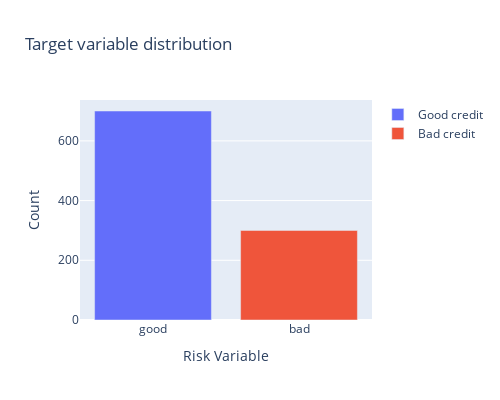

Notebook code for this chart:
### Code cell
trace0 = go.Bar(
                x = df_credit[df_credit["Risk"]== 'good']["Risk"].value_counts().index.values,
                y = df_credit[df_credit["Risk"]== 'good']["Risk"].value_counts().values,
                name='Good credit'
                )

trace1 = go.Bar(
                x = df_credit[df_credit["Risk"]== 'bad']["Risk"].value_counts().index.values,
                y = df_credit[df_credit["Risk"]== 'bad']["Risk"].value_counts().values,
                name='Bad credit'
                )

data = [trace0, trace1]

layout = go.Layout(yaxis=dict(title='Count'),
                   xaxis=dict(title='Risk Variable'),
                   title='Target variable distribution',
                   width=500, height=400)

fig = go.Figure(data=data, layout=layout)

py.iplot(fig)

### Figure 1 — Plotly figure (JSON) as saved in the notebook; plotly's stock layout.template omitted (floating-point values rounded to 4 significant figures)
{"data": [{"name": "Good credit", "type": "bar", "x": ["good"], "y": [700]}, {"name": "Bad credit", "type": "bar", "x": ["bad"], "y": [300]}], "layout": {"height": 400, "title": {"text": "Target variable distribution"}, "width": 500, "xaxis": {"title": {"text": "Risk Variable"}}, "yaxis": {"title": {"text": "Count"}}}}
